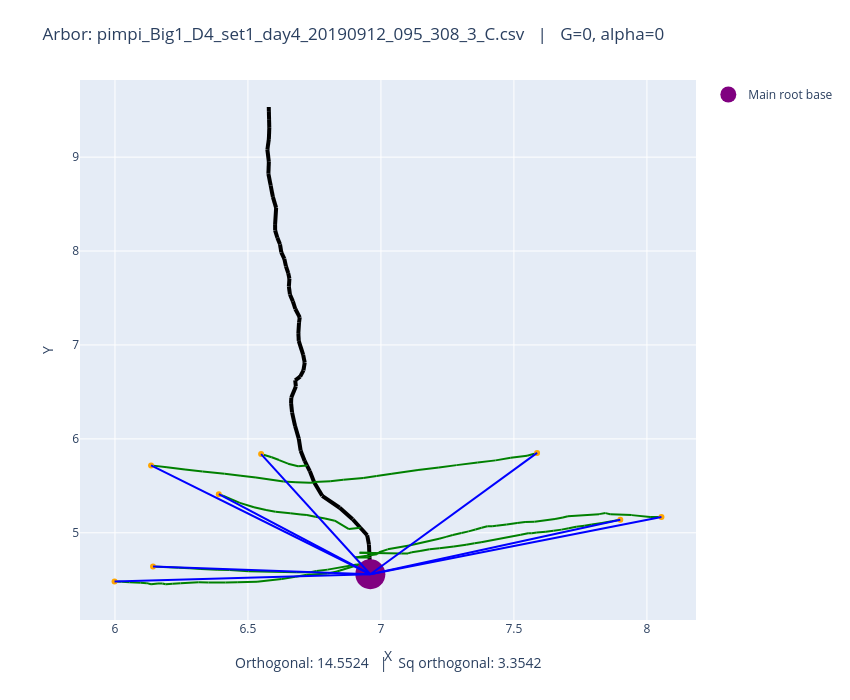

Notebook source saved alongside this figure:
### Code cell
fname = "pimpi_Big1_D4_set1_day4_20190912_095_308_3_C.csv"
plot_arbors(fname, 0, 0)

### Figure 1 — Plotly figure (JSON) as saved in the notebook; plotly's stock layout.template omitted (floating-point values rounded to 4 significant figures)
{"data": [{"line": {"color": "black", "width": 4}, "mode": "lines", "showlegend": false, "type": "scatter", "x": [6.96, 6.958], "y": [4.559, 4.663]}, {"line": {"color": "black", "width": 4}, "mode": "lines", "showlegend": false, "type": "scatter", "x": [6.958, 6.958], "y": [4.663, 4.667]}, {"line": {"color": "black", "width": 4}, "mode": "lines", "showlegend": false, "type": "scatter", "x": [6.958, 6.957], "y": [4.667, 4.737]}, {"line": {"color": "black", "width": 4}, "mode": "lines", "showlegend": false, "type": "scatter", "x": [6.957, 6.956], "y": [4.737, 4.787]}, {"line": {"color": "black", "width": 4}, "mode": "lines", "showlegend": false, "type": "scatter", "x": [6.956, 6.955], "y": [4.787, 4.874]}, {"line": {"color": "black", "width": 4}, "mode": "lines", "showlegend": false, "type": "scatter", "x": [6.955, 6.948], "y": [4.874, 4.974]}, {"line": {"color": "black", "width": 4}, "mode": "lines", "showlegend": false, "type": "scatter", "x": [6.948, 6.923], "y": [4.974, 5.054]}, {"line": {"color": "black", "width": 4}, "mode": "lines", "showlegend": false, "type": "scatter", "x": [6.923, 6.894], "y": [5.054, 5.144]}, {"line": {"color": "black", "width": 4}, "mode": "lines", "showlegend": false, "type": "scatter", "x": [6.894, 6.845], "y": [5.144, 5.267]}, {"line": {"color": "black", "width": 4}, "mode": "lines", "showlegend": false, "type": "scatter", "x": [6.845, 6.779], "y": [5.267, 5.394]}, {"line": {"color": "black", "width": 4}, "mode": "lines", "showlegend": false, "type": "scatter", "x": [6.779, 6.749], "y": [5.394, 5.536]}, {"line": {"color": "black", "width": 4}, "mode": "lines", "showlegend": false, "type": "scatter", "x": [6.749, 6.749], "y": [5.536, 5.541]}, {"line": {"color": "black", "width": 4}, "mode": "lines", "showlegend": false, "type": "scatter", "x": [6.749, 6.733], "y": [5.541, 5.657]}, {"line": {"color": "black", "width": 4}, "mode": "lines", "showlegend": false, "type": "scatter", "x": [6.733, 6.722], "y": [5.657, 5.715]}, {"line": {"color": "black", "width": 4}, "mode": "lines", "showlegend": false, "type": "scatter", "x": [6.722, 6.713], "y": [5.715, 5.765]}, {"line": {"color": "black", "width": 4}, "mode": "lines", "showlegend": false, "type": "scatter", "x": [6.713, 6.698], "y": [5.765, 5.874]}, {"line": {"color": "black", "width": 4}, "mode": "lines", "showlegend": false, "type": "scatter", "x": [6.698, 6.691], "y": [5.874, 6.003]}, {"line": {"color": "black", "width": 4}, "mode": "lines", "showlegend": false, "type": "scatter", "x": [6.691, 6.677], "y": [6.003, 6.137]}, {"line": {"color": "black", "width": 4}, "mode": "lines", "showlegend": false, "type": "scatter", "x": [6.677, 6.666], "y": [6.137, 6.283]}, {"line": {"color": "black", "width": 4}, "mode": "lines", "showlegend": false, "type": "scatter", "x": [6.666, 6.662], "y": [6.283, 6.381]}, {"line": {"color": "black", "width": 4}, "mode": "lines", "showlegend": false, "type": "scatter", "x": [6.662, 6.663], "y": [6.381, 6.441]}, {"line": {"color": "black", "width": 4}, "mode": "lines", "showlegend": false, "type": "scatter", "x": [6.663, 6.68], "y": [6.441, 6.559]}, {"line": {"color": "black", "width": 4}, "mode": "lines", "showlegend": false, "type": "scatter", "x": [6.68, 6.678], "y": [6.559, 6.624]}, {"line": {"color": "black", "width": 4}, "mode": "lines", "showlegend": false, "type": "scatter", "x": [6.678, 6.696], "y": [6.624, 6.663]}, {"line": {"color": "black", "width": 4}, "mode": "lines", "showlegend": false, "type": "scatter", "x": [6.696, 6.709], "y": [6.663, 6.729]}, {"line": {"color": "black", "width": 4}, "mode": "lines", "showlegend": false, "type": "scatter", "x": [6.709, 6.713], "y": [6.729, 6.812]}, {"line": {"color": "black", "width": 4}, "mode": "lines", "showlegend": false, "type": "scatter", "x": [6.713, 6.708], "y": [6.812, 6.895]}, {"line": {"color": "black", "width": 4}, "mode": "lines", "showlegend": false, "type": "scatter", "x": [6.708, 6.691], "y": [6.895, 7.042]}, {"line": {"color": "black", "width": 4}, "mode": "lines", "showlegend": false, "type": "scatter", "x": [6.691, 6.69], "y": [7.042, 7.127]}, {"line": {"color": "black", "width": 4}, "mode": "lines", "showlegend": false, "type": "scatter", "x": [6.69, 6.692], "y": [7.127, 7.236]}, {"line": {"color": "black", "width": 4}, "mode": "lines", "showlegend": false, "type": "scatter", "x": [6.692, 6.695], "y": [7.236, 7.294]}, {"line": {"color": "black", "width": 4}, "mode": "lines", "showlegend": false, "type": "scatter", "x": [6.695, 6.678], "y": [7.294, 7.383]}, {"line": {"color": "black", "width": 4}, "mode": "lines", "showlegend": false, "type": "scatter", "x": [6.678, 6.669], "y": [7.383, 7.465]}, {"line": {"color": "black", "width": 4}, "mode": "lines", "showlegend": false, "type": "scatter", "x": [6.669, 6.658], "y": [7.465, 7.537]}, {"line": {"color": "black", "width": 4}, "mode": "lines", "showlegend": false, "type": "scatter", "x": [6.658, 6.654], "y": [7.537, 7.623]}, {"line": {"color": "black", "width": 4}, "mode": "lines", "showlegend": false, "type": "scatter", "x": [6.654, 6.656], "y": [7.623, 7.705]}, {"line": {"color": "black", "width": 4}, "mode": "lines", "showlegend": false, "type": "scatter", "x": [6.656, 6.651], "y": [7.705, 7.765]}, {"line": {"color": "black", "width": 4}, "mode": "lines", "showlegend": false, "type": "scatter", "x": [6.651, 6.643], "y": [7.765, 7.837]}, {"line": {"color": "black", "width": 4}, "mode": "lines", "showlegend": false, "type": "scatter", "x": [6.643, 6.637], "y": [7.837, 7.916]}, {"line": {"color": "black", "width": 4}, "mode": "lines", "showlegend": false, "type": "scatter", "x": [6.637, 6.625], "y": [7.916, 7.986]}, {"line": {"color": "black", "width": 4}, "mode": "lines", "showlegend": false, "type": "scatter", "x": [6.625, 6.621], "y": [7.986, 8.071]}, {"line": {"color": "black", "width": 4}, "mode": "lines", "showlegend": false, "type": "scatter", "x": [6.621, 6.611], "y": [8.071, 8.141]}, {"line": {"color": "black", "width": 4}, "mode": "lines", "showlegend": false, "type": "scatter", "x": [6.611, 6.602], "y": [8.141, 8.22]}, {"line": {"color": "black", "width": 4}, "mode": "lines", "showlegend": false, "type": "scatter", "x": [6.602, 6.602], "y": [8.22, 8.279]}, {"line": {"color": "black", "width": 4}, "mode": "lines", "showlegend": false, "type": "scatter", "x": [6.602, 6.606], "y": [8.279, 8.46]}, {"line": {"color": "black", "width": 4}, "mode": "lines", "showlegend": false, "type": "scatter", "x": [6.606, 6.594], "y": [8.46, 8.577]}, {"line": {"color": "black", "width": 4}, "mode": "lines", "showlegend": false, "type": "scatter", "x": [6.594, 6.586], "y": [8.577, 8.696]}, {"line": {"color": "black", "width": 4}, "mode": "lines", "showlegend": false, "type": "scatter", "x": [6.586, 6.577], "y": [8.696, 8.823]}, {"line": {"color": "black", "width": 4}, "mode": "lines", "showlegend": false, "type": "scatter", "x": [6.577, 6.579], "y": [8.823, 8.951]}, {"line": {"color": "black", "width": 4}, "mode": "lines", "showlegend": false, "type": "scatter", "x": [6.579, 6.573], "y": [8.951, 9.079]}, {"line": {"color": "black", "width": 4}, "mode": "lines", "showlegend": false, "type": "scatter", "x": [6.573, 6.579], "y": [9.079, 9.193]}, {"line": {"color": "black", "width": 4}, "mode": "lines", "showlegend": false, "type": "scatter", "x": [6.579, 6.58], "y": [9.193, 9.311]}, {"line": {"color": "black", "width": 4}, "mode": "lines", "showlegend": false, "type": "scatter", "x": [6.58, 6.579], "y": [9.311, 9.405]}, {"line": {"color": "black", "width": 4}, "mode": "lines", "showlegend": false, "type": "scatter", "x": [6.579, 6.579], "y": [9.405, 9.489]}, {"line": {"color": "black", "width": 4}, "mode": "lines", "showlegend": false, "type": "scatter", "x": [6.579, 6.578], "y": [9.489, 9.534]}, {"line": {"color": "green", "width": 2}, "mode": "lines", "showlegend": false, "type": "scatter", "x": [8.055, 8.012], "y": [5.169, 5.168]}, {"line": {"color": "green", "width": 2}, "mode": "lines", "showlegend": false, "type": "scatter", "x": [8.012, 7.943], "y": [5.168, 5.188]}, {"line": {"color": "green", "width": 2}, "mode": "lines", "showlegend": false, "type": "scatter", "x": [7.943, 7.862], "y": [5.188, 5.198]}, {"line": {"color": "green", "width": 2}, "mode": "lines", "showlegend": false, "type": "scatter", "x": [7.862, 7.844], "y": [5.198, 5.21]}, {"line": {"color": "green", "width": 2}, "mode": "lines", "showlegend": false, "type": "scatter", "x": [7.844, 7.82], "y": [5.21, 5.199]}, {"line": {"color": "green", "width": 2}, "mode": "lines", "showlegend": false, "type": "scatter", "x": [7.82, 7.703], "y": [5.199, 5.175]}, {"line": {"color": "green", "width": 2}, "mode": "lines", "showlegend": false, "type": "scatter", "x": [7.703, 7.684], "y": [5.175, 5.163]}, {"line": {"color": "green", "width": 2}, "mode": "lines", "showlegend": false, "type": "scatter", "x": [7.684, 7.655], "y": [5.163, 5.148]}, {"line": {"color": "green", "width": 2}, "mode": "lines", "showlegend": false, "type": "scatter", "x": [7.655, 7.577], "y": [5.148, 5.119]}, {"line": {"color": "green", "width": 2}, "mode": "lines", "showlegend": false, "type": "scatter", "x": [7.577, 7.542], "y": [5.119, 5.115]}, {"line": {"color": "green", "width": 2}, "mode": "lines", "showlegend": false, "type": "scatter", "x": [7.542, 7.512], "y": [5.115, 5.104]}, {"line": {"color": "green", "width": 2}, "mode": "lines", "showlegend": false, "type": "scatter", "x": [7.512, 7.473], "y": [5.104, 5.089]}, {"line": {"color": "green", "width": 2}, "mode": "lines", "showlegend": false, "type": "scatter", "x": [7.473, 7.433], "y": [5.089, 5.075]}, {"line": {"color": "green", "width": 2}, "mode": "lines", "showlegend": false, "type": "scatter", "x": [7.433, 7.418], "y": [5.075, 5.069]}, {"line": {"color": "green", "width": 2}, "mode": "lines", "showlegend": false, "type": "scatter", "x": [7.418, 7.4], "y": [5.069, 5.07]}, {"line": {"color": "green", "width": 2}, "mode": "lines", "showlegend": false, "type": "scatter", "x": [7.4, 7.379], "y": [5.07, 5.054]}, {"line": {"color": "green", "width": 2}, "mode": "lines", "showlegend": false, "type": "scatter", "x": [7.379, 7.355], "y": [5.054, 5.035]}, {"line": {"color": "green", "width": 2}, "mode": "lines", "showlegend": false, "type": "scatter", "x": [7.355, 7.33], "y": [5.035, 5.015]}, {"line": {"color": "green", "width": 2}, "mode": "lines", "showlegend": false, "type": "scatter", "x": [7.33, 7.303], "y": [5.015, 4.997]}, {"line": {"color": "green", "width": 2}, "mode": "lines", "showlegend": false, "type": "scatter", "x": [7.303, 7.27], "y": [4.997, 4.977]}, {"line": {"color": "green", "width": 2}, "mode": "lines", "showlegend": false, "type": "scatter", "x": [7.27, 7.245], "y": [4.977, 4.957]}, {"line": {"color": "green", "width": 2}, "mode": "lines", "showlegend": false, "type": "scatter", "x": [7.245, 7.219], "y": [4.957, 4.938]}, {"line": {"color": "green", "width": 2}, "mode": "lines", "showlegend": false, "type": "scatter", "x": [7.219, 7.106], "y": [4.938, 4.864]}, {"line": {"color": "green", "width": 2}, "mode": "lines", "showlegend": false, "type": "scatter", "x": [7.106, 7.025], "y": [4.864, 4.824]}, {"line": {"color": "green", "width": 2}, "mode": "lines", "showlegend": false, "type": "scatter", "x": [7.025, 6.993], "y": [4.824, 4.793]}, {"line": {"color": "green", "width": 2}, "mode": "lines", "showlegend": false, "type": "scatter", "x": [6.993, 6.985], "y": [4.793, 4.773]}, {"line": {"color": "green", "width": 2}, "mode": "lines", "showlegend": false, "type": "scatter", "x": [6.985, 6.903], "y": [4.773, 4.736]}, {"line": {"color": "green", "width": 2}, "mode": "lines", "showlegend": false, "type": "scatter", "x": [6.903, 6.957], "y": [4.736, 4.737]}, {"line": {"color": "green", "width": 2}, "mode": "lines", "showlegend": false, "type": "scatter", "x": [7.9, 7.868], "y": [5.139, 5.123]}, {"line": {"color": "green", "width": 2}, "mode": "lines", "showlegend": false, "type": "scatter", "x": [7.868, 7.831], "y": [5.123, 5.105]}, {"line": {"color": "green", "width": 2}, "mode": "lines", "showlegend": false, "type": "scatter", "x": [7.831, 7.793], "y": [5.105, 5.087]}, {"line": {"color": "green", "width": 2}, "mode": "lines", "showlegend": false, "type": "scatter", "x": [7.793, 7.765], "y": [5.087, 5.074]}, {"line": {"color": "green", "width": 2}, "mode": "lines", "showlegend": false, "type": "scatter", "x": [7.765, 7.734], "y": [5.074, 5.064]}, {"line": {"color": "green", "width": 2}, "mode": "lines", "showlegend": false, "type": "scatter", "x": [7.734, 7.706], "y": [5.064, 5.048]}, {"line": {"color": "green", "width": 2}, "mode": "lines", "showlegend": false, "type": "scatter", "x": [7.706, 7.679], "y": [5.048, 5.034]}, {"line": {"color": "green", "width": 2}, "mode": "lines", "showlegend": false, "type": "scatter", "x": [7.679, 7.649], "y": [5.034, 5.022]}, {"line": {"color": "green", "width": 2}, "mode": "lines", "showlegend": false, "type": "scatter", "x": [7.649, 7.62], "y": [5.022, 5.012]}, {"line": {"color": "green", "width": 2}, "mode": "lines", "showlegend": false, "type": "scatter", "x": [7.62, 7.586], "y": [5.012, 5.002]}, {"line": {"color": "green", "width": 2}, "mode": "lines", "showlegend": false, "type": "scatter", "x": [7.586, 7.567], "y": [5.002, 4.996]}, {"line": {"color": "green", "width": 2}, "mode": "lines", "showlegend": false, "type": "scatter", "x": [7.567, 7.554], "y": [4.996, 4.995]}, {"line": {"color": "green", "width": 2}, "mode": "lines", "showlegend": false, "type": "scatter", "x": [7.554, 7.526], "y": [4.995, 4.979]}, {"line": {"color": "green", "width": 2}, "mode": "lines", "showlegend": false, "type": "scatter", "x": [7.526, 7.377], "y": [4.979, 4.9]}, {"line": {"color": "green", "width": 2}, "mode": "lines", "showlegend": false, "type": "scatter", "x": [7.377, 7.352], "y": [4.9, 4.889]}, {"line": {"color": "green", "width": 2}, "mode": "lines", "showlegend": false, "type": "scatter", "x": [7.352, 7.32], "y": [4.889, 4.872]}, {"line": {"color": "green", "width": 2}, "mode": "lines", "showlegend": false, "type": "scatter", "x": [7.32, 7.274], "y": [4.872, 4.854]}, {"line": {"color": "green", "width": 2}, "mode": "lines", "showlegend": false, "type": "scatter", "x": [7.274, 7.22], "y": [4.854, 4.835]}, {"line": {"color": "green", "width": 2}, "mode": "lines", "showlegend": false, "type": "scatter", "x": [7.22, 7.183], "y": [4.835, 4.824]}, {"line": {"color": "green", "width": 2}, "mode": "lines", "showlegend": false, "type": "scatter", "x": [7.183, 7.147], "y": [4.824, 4.806]}, {"line": {"color": "green", "width": 2}, "mode": "lines", "showlegend": false, "type": "scatter", "x": [7.147, 7.116], "y": [4.806, 4.792]}, {"line": {"color": "green", "width": 2}, "mode": "lines", "showlegend": false, "type": "scatter", "x": [7.116, 7.102], "y": [4.792, 4.781]}, {"line": {"color": "green", "width": 2}, "mode": "lines", "showlegend": false, "type": "scatter", "x": [7.102, 7.078], "y": [4.781, 4.78]}, {"line": {"color": "green", "width": 2}, "mode": "lines", "showlegend": false, "type": "scatter", "x": [7.078, 6.92], "y": [4.78, 4.787]}, {"line": {"color": "green", "width": 2}, "mode": "lines", "showlegend": false, "type": "scatter", "x": [6.92, 6.956], "y": [4.787, 4.787]}, {"line": {"color": "green", "width": 2}, "mode": "lines", "showlegend": false, "type": "scatter", "x": [5.998, 6.025], "y": [4.482, 4.478]}, {"line": {"color": "green", "width": 2}, "mode": "lines", "showlegend": false, "type": "scatter", "x": [6.025, 6.055], "y": [4.478, 4.474]}, {"line": {"color": "green", "width": 2}, "mode": "lines", "showlegend": false, "type": "scatter", "x": [6.055, 6.097], "y": [4.474, 4.468]}, {"line": {"color": "green", "width": 2}, "mode": "lines", "showlegend": false, "type": "scatter", "x": [6.097, 6.12], "y": [4.468, 4.464]}, {"line": {"color": "green", "width": 2}, "mode": "lines", "showlegend": false, "type": "scatter", "x": [6.12, 6.136], "y": [4.464, 4.453]}, {"line": {"color": "green", "width": 2}, "mode": "lines", "showlegend": false, "type": "scatter", "x": [6.136, 6.162], "y": [4.453, 4.461]}, {"line": {"color": "green", "width": 2}, "mode": "lines", "showlegend": false, "type": "scatter", "x": [6.162, 6.178], "y": [4.461, 4.461]}, {"line": {"color": "green", "width": 2}, "mode": "lines", "showlegend": false, "type": "scatter", "x": [6.178, 6.191], "y": [4.461, 4.453]}, {"line": {"color": "green", "width": 2}, "mode": "lines", "showlegend": false, "type": "scatter", "x": [6.191, 6.217], "y": [4.453, 4.457]}, {"line": {"color": "green", "width": 2}, "mode": "lines", "showlegend": false, "type": "scatter", "x": [6.217, 6.247], "y": [4.457, 4.463]}, {"line": {"color": "green", "width": 2}, "mode": "lines", "showlegend": false, "type": "scatter", "x": [6.247, 6.315], "y": [4.463, 4.475]}, {"line": {"color": "green", "width": 2}, "mode": "lines", "showlegend": false, "type": "scatter", "x": [6.315, 6.352], "y": [4.475, 4.47]}, {"line": {"color": "green", "width": 2}, "mode": "lines", "showlegend": false, "type": "scatter", "x": [6.352, 6.415], "y": [4.47, 4.471]}, {"line": {"color": "green", "width": 2}, "mode": "lines", "showlegend": false, "type": "scatter", "x": [6.415, 6.46], "y": [4.471, 4.474]}, {"line": {"color": "green", "width": 2}, "mode": "lines", "showlegend": false, "type": "scatter", "x": [6.46, 6.534], "y": [4.474, 4.479]}, {"line": {"color": "green", "width": 2}, "mode": "lines", "showlegend": false, "type": "scatter", "x": [6.534, 6.627], "y": [4.479, 4.508]}, {"line": {"color": "green", "width": 2}, "mode": "lines", "showlegend": false, "type": "scatter", "x": [6.627, 6.678], "y": [4.508, 4.532]}, {"line": {"color": "green", "width": 2}, "mode": "lines", "showlegend": false, "type": "scatter", "x": [6.678, 6.722], "y": [4.532, 4.553]}, {"line": {"color": "green", "width": 2}, "mode": "lines", "showlegend": false, "type": "scatter", "x": [6.722, 6.799], "y": [4.553, 4.566]}, {"line": {"color": "green", "width": 2}, "mode": "lines", "showlegend": false, "type": "scatter", "x": [6.799, 6.835], "y": [4.566, 4.587]}, {"line": {"color": "green", "width": 2}, "mode": "lines", "showlegend": false, "type": "scatter", "x": [6.835, 6.846], "y": [4.587, 4.598]}, {"line": {"color": "green", "width": 2}, "mode": "lines", "showlegend": false, "type": "scatter", "x": [6.846, 6.923], "y": [4.598, 4.666]}, {"line": {"color": "green", "width": 2}, "mode": "lines", "showlegend": false, "type": "scatter", "x": [6.923, 6.958], "y": [4.666, 4.667]}, {"line": {"color": "green", "width": 2}, "mode": "lines", "showlegend": false, "type": "scatter", "x": [7.587, 7.549], "y": [5.851, 5.821]}, {"line": {"color": "green", "width": 2}, "mode": "lines", "showlegend": false, "type": "scatter", "x": [7.549, 7.488], "y": [5.821, 5.798]}, {"line": {"color": "green", "width": 2}, "mode": "lines", "showlegend": false, "type": "scatter", "x": [7.488, 7.431], "y": [5.798, 5.771]}, {"line": {"color": "green", "width": 2}, "mode": "lines", "showlegend": false, "type": "scatter", "x": [7.431, 7.364], "y": [5.771, 5.75]}, {"line": {"color": "green", "width": 2}, "mode": "lines", "showlegend": false, "type": "scatter", "x": [7.364, 7.285], "y": [5.75, 5.721]}, {"line": {"color": "green", "width": 2}, "mode": "lines", "showlegend": false, "type": "scatter", "x": [7.285, 7.218], "y": [5.721, 5.694]}, {"line": {"color": "green", "width": 2}, "mode": "lines", "showlegend": false, "type": "scatter", "x": [7.218, 7.139], "y": [5.694, 5.669]}, {"line": {"color": "green", "width": 2}, "mode": "lines", "showlegend": false, "type": "scatter", "x": [7.139, 7.041], "y": [5.669, 5.629]}, {"line": {"color": "green", "width": 2}, "mode": "lines", "showlegend": false, "type": "scatter", "x": [7.041, 6.984], "y": [5.629, 5.605]}, {"line": {"color": "green", "width": 2}, "mode": "lines", "showlegend": false, "type": "scatter", "x": [6.984, 6.934], "y": [5.605, 5.584]}, {"line": {"color": "green", "width": 2}, "mode": "lines", "showlegend": false, "type": "scatter", "x": [6.934, 6.859], "y": [5.584, 5.564]}, {"line": {"color": "green", "width": 2}, "mode": "lines", "showlegend": false, "type": "scatter", "x": [6.859, 6.809], "y": [5.564, 5.55]}, {"line": {"color": "green", "width": 2}, "mode": "lines", "showlegend": false, "type": "scatter", "x": [6.809, 6.749], "y": [5.55, 5.541]}, {"line": {"color": "green", "width": 2}, "mode": "lines", "showlegend": false, "type": "scatter", "x": [6.136, 6.195], "y": [5.718, 5.699]}, {"line": {"color": "green", "width": 2}, "mode": "lines", "showlegend": false, "type": "scatter", "x": [6.195, 6.263], "y": [5.699, 5.673]}, {"line": {"color": "green", "width": 2}, "mode": "lines", "showlegend": false, "type": "scatter", "x": [6.263, 6.329], "y": [5.673, 5.653]}, {"line": {"color": "green", "width": 2}, "mode": "lines", "showlegend": false, "type": "scatter", "x": [6.329, 6.412], "y": [5.653, 5.63]}, {"line": {"color": "green", "width": 2}, "mode": "lines", "showlegend": false, "type": "scatter", "x": [6.412, 6.474], "y": [5.63, 5.608]}, {"line": {"color": "green", "width": 2}, "mode": "lines", "showlegend": false, "type": "scatter", "x": [6.474, 6.53], "y": [5.608, 5.589]}, {"line": {"color": "green", "width": 2}, "mode": "lines", "showlegend": false, "type": "scatter", "x": [6.53, 6.634], "y": [5.589, 5.545]}, {"line": {"color": "green", "width": 2}, "mode": "lines", "showlegend": false, "type": "scatter", "x": [6.634, 6.68], "y": [5.545, 5.538]}, {"line": {"color": "green", "width": 2}, "mode": "lines", "showlegend": false, "type": "scatter", "x": [6.68, 6.733], "y": [5.538, 5.533]}, {"line": {"color": "green", "width": 2}, "mode": "lines", "showlegend": false, "type": "scatter", "x": [6.733, 6.749], "y": [5.533, 5.536]}, {"line": {"color": "green", "width": 2}, "mode": "lines", "showlegend": false, "type": "scatter", "x": [6.39, 6.408], "y": [5.412, 5.393]}, {"line": {"color": "green", "width": 2}, "mode": "lines", "showlegend": false, "type": "scatter", "x": [6.408, 6.469], "y": [5.393, 5.318]}, {"line": {"color": "green", "width": 2}, "mode": "lines", "showlegend": false, "type": "scatter", "x": [6.469, 6.523], "y": [5.318, 5.271]}, {"line": {"color": "green", "width": 2}, "mode": "lines", "showlegend": false, "type": "scatter", "x": [6.523, 6.568], "y": [5.271, 5.243]}, {"line": {"color": "green", "width": 2}, "mode": "lines", "showlegend": false, "type": "scatter", "x": [6.568, 6.604], "y": [5.243, 5.225]}, {"line": {"color": "green", "width": 2}, "mode": "lines", "showlegend": false, "type": "scatter", "x": [6.604, 6.659], "y": [5.225, 5.209]}, {"line": {"color": "green", "width": 2}, "mode": "lines", "showlegend": false, "type": "scatter", "x": [6.659, 6.699], "y": [5.209, 5.196]}, {"line": {"color": "green", "width": 2}, "mode": "lines", "showlegend": false, "type": "scatter", "x": [6.699, 6.722], "y": [5.196, 5.189]}, {"line": {"color": "green", "width": 2}, "mode": "lines", "showlegend": false, "type": "scatter", "x": [6.722, 6.753], "y": [5.189, 5.171]}, {"line": {"color": "green", "width": 2}, "mode": "lines", "showlegend": false, "type": "scatter", "x": [6.753, 6.79], "y": [5.171, 5.153]}, {"line": {"color": "green", "width": 2}, "mode": "lines", "showlegend": false, "type": "scatter", "x": [6.79, 6.826], "y": [5.153, 5.129]}, {"line": {"color": "green", "width": 2}, "mode": "lines", "showlegend": false, "type": "scatter", "x": [6.826, 6.88], "y": [5.129, 5.04]}, {"line": {"color": "green", "width": 2}, "mode": "lines", "showlegend": false, "type": "scatter", "x": [6.88, 6.923], "y": [5.04, 5.054]}, {"line": {"color": "green", "width": 2}, "mode": "lines", "showlegend": false, "type": "scatter", "x": [6.143, 6.201], "y": [4.642, 4.634]}, {"line": {"color": "green", "width": 2}, "mode": "lines", "showlegend": false, "type": "scatter", "x": [6.201, 6.24], "y": [4.634, 4.629]}, {"line": {"color": "green", "width": 2}, "mode": "lines", "showlegend": false, "type": "scatter", "x": [6.24, 6.281], "y": [4.629, 4.622]}, {"line": {"color": "green", "width": 2}, "mode": "lines", "showlegend": false, "type": "scatter", "x": [6.281, 6.323], "y": [4.622, 4.616]}, {"line": {"color": "green", "width": 2}, "mode": "lines", "showlegend": false, "type": "scatter", "x": [6.323, 6.384], "y": [4.616, 4.606]}, {"line": {"color": "green", "width": 2}, "mode": "lines", "showlegend": false, "type": "scatter", "x": [6.384, 6.431], "y": [4.606, 4.604]}, {"line": {"color": "green", "width": 2}, "mode": "lines", "showlegend": false, "type": "scatter", "x": [6.431, 6.503], "y": [4.604, 4.59]}, {"line": {"color": "green", "width": 2}, "mode": "lines", "showlegend": false, "type": "scatter", "x": [6.503, 6.683], "y": [4.59, 4.58]}, {"line": {"color": "green", "width": 2}, "mode": "lines", "showlegend": false, "type": "scatter", "x": [6.683, 6.734], "y": [4.58, 4.581]}, {"line": {"color": "green", "width": 2}, "mode": "lines", "showlegend": false, "type": "scatter", "x": [6.734, 6.758], "y": [4.581, 4.592]}, {"line": {"color": "green", "width": 2}, "mode": "lines", "showlegend": false, "type": "scatter", "x": [6.758, 6.799], "y": [4.592, 4.608]}, {"line": {"color": "green", "width": 2}, "mode": "lines", "showlegend": false, "type": "scatter", "x": [6.799, 6.909], "y": [4.608, 4.662]}, {"line": {"color": "green", "width": 2}, "mode": "lines", "showlegend": false, "type": "scatter", "x": [6.909, 6.958], "y": [4.662, 4.663]}, {"line": {"color": "green", "width": 2}, "mode": "lines", "showlegend": false, "type": "scatter", "x": [6.549, 6.589], "y": [5.839, 5.804]}, {"line": {"color": "green", "width": 2}, "mode": "lines", "showlegend": false, "type": "scatter", "x": [6.589, 6.617], "y": [5.804, 5.775]}, {"line": {"color": "green", "width": 2}, "mode": "lines", "showlegend": false, "type": "scatter", "x": [6.617, 6.651], "y": [5.775, 5.736]}, {"line": {"color": "green", "width": 2}, "mode": "lines", "showlegend": false, "type": "scatter", "x": [6.651, 6.689], "y": [5.736, 5.709]}, {"line": {"color": "green", "width": 2}, "mode": "lines", "showlegend": false, "type": "scatter", "x": [6.689, 6.722], "y": [5.709, 5.715]}, {"marker": {"color": "orange"}, "mode": "markers", "showlegend": false, "type": "scatter", "x": [8.055], "y": [5.169]}, {"marker": {"color": "orange"}, "mode": "markers", "showlegend": false, "type": "scatter", "x": [7.9], "y": [5.139]}, {"marker": {"color": "orange"}, "mode": "markers", "showlegend": false, "type": "scatter", "x": [5.998], "y": [4.482]}, {"marker": {"color": "orange"}, "mode": "markers", "showlegend": false, "type": "scatter", "x": [7.587], "y": [5.851]}, {"marker": {"color": "orange"}, "mode": "markers", "showlegend": false, "type": "scatter", "x": [6.136], "y": [5.718]}, {"marker": {"color": "orange"}, "mode": "markers", "showlegend": false, "type": "scatter", "x": [6.39], "y": [5.412]}, {"marker": {"color": "orange"}, "mode": "markers", "showlegend": false, "type": "scatter", "x": [6.143], "y": [4.642]}, {"marker": {"color": "orange"}, "mode": "markers", "showlegend": false, "type": "scatter", "x": [6.549], "y": [5.839]}, {"marker": {"color": "purple", "size": 30}, "mode": "markers", "name": "Main root base", "type": "scatter", "x": [6.96], "y": [4.559]}, {"line": {"color": "blue"}, "mode": "lines", "showlegend": false, "type": "scatter", "x": [8.055, 6.96], "y": [5.169, 4.559]}, {"line": {"color": "blue"}, "mode": "lines", "showlegend": false, "type": "scatter", "x": [7.9, 6.96], "y": [5.139, 4.559]}, {"line": {"color": "blue"}, "mode": "lines", "showlegend": false, "type": "scatter", "x": [5.998, 6.96], "y": [4.482, 4.559]}, {"line": {"color": "blue"}, "mode": "lines", "showlegend": false, "type": "scatter", "x": [7.587, 6.96], "y": [5.851, 4.559]}, {"line": {"color": "blue"}, "mode": "lines", "showlegend": false, "type": "scatter", "x": [6.136, 6.96], "y": [5.718, 4.559]}, {"line": {"color": "blue"}, "mode": "lines", "showlegend": false, "type": "scatter", "x": [6.39, 6.96], "y": [5.412, 4.559]}, {"line": {"color": "blue"}, "mode": "lines", "showlegend": false, "type": "scatter", "x": [6.143, 6.96], "y": [4.642, 4.559]}, {"line": {"color": "blue"}, "mode": "lines", "showlegend": false, "type": "scatter", "x": [6.549, 6.96], "y": [5.839, 4.559]}], "layout": {"annotations": [{"font": {"size": 14}, "showarrow": false, "text": "Orthogonal: 14.5524   |   Sq orthogonal: 3.3542", "x": 0.5, "xref": "paper", "y": -0.1, "yref": "paper"}], "height": 700, "margin": {"b": 80, "t": 80}, "title": {"text": "Arbor: pimpi_Big1_D4_set1_day4_20190912_095_308_3_C.csv   |   G=0, alpha=0"}, "width": 850, "xaxis": {"autorange": true, "range": [5.868, 8.185], "title": {"text": "X"}, "type": "linear"}, "yaxis": {"autorange": true, "range": [4.072, 9.821], "title": {"text": "Y"}, "type": "linear"}}}
